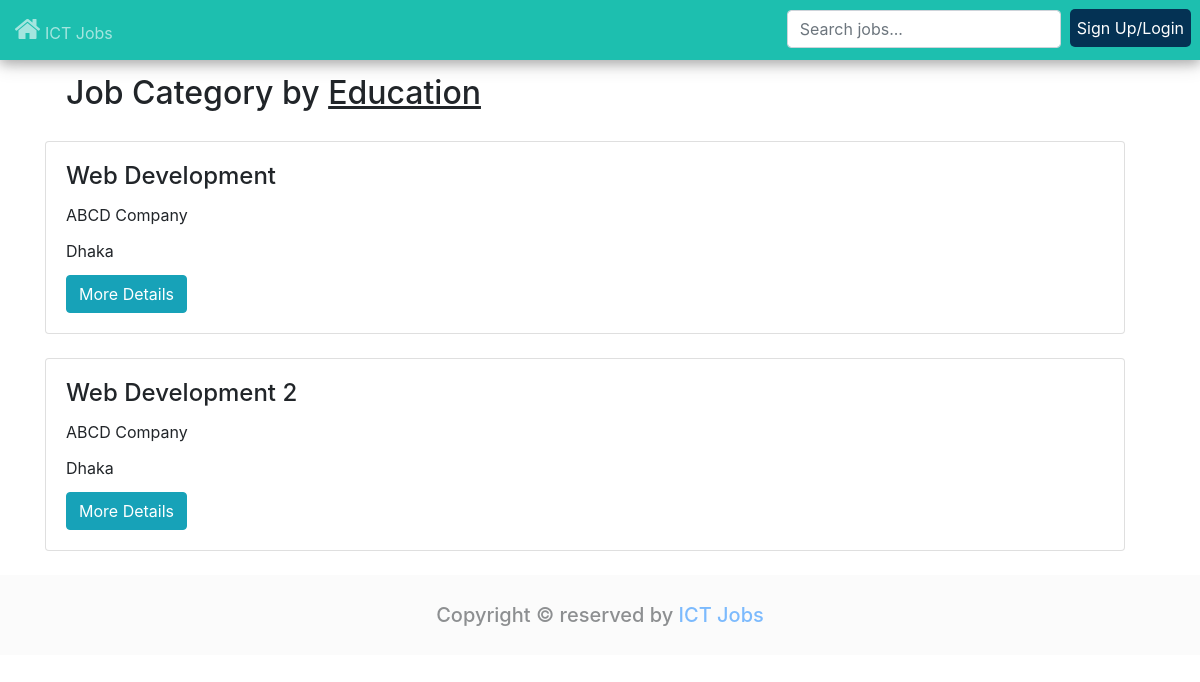
/job-search.php?id=2&&job-title=Education, run on the app's committed database.
### tables this page shows
CREATE TABLE `job_posted_by_companies` (
  `JobId` int(11) NOT NULL,
  `JobTitle` varchar(190) NOT NULL,
  `Vacancy` int(20) NOT NULL,
  `JobContext` varchar(700) NOT NULL,
  `JobResponsibility` varchar(700) NOT NULL,
  `EmploymentStatus` varchar(200) NOT NULL,
  `EducationalReq` varchar(400) NOT NULL,
  `ExperienceReq` varchar(700) NOT NULL,
  `AdditionalReq` varchar(700) NOT NULL,
  `JobLocation` varchar(600) NOT NULL,
  `Salary` varchar(100) NOT NULL,
  `OtherBenefit` varchar(600) NOT NULL,
  `CompanyId` int(11) NOT NULL,
  `CategoryId` int(11) NOT NULL,
  `PostedDate` date NOT NULL,
  `DeadLineDate` date NOT NULL,
  `ActiveStatus` tinyint(1) NOT NULL
);

CREATE TABLE `companies` (
  `CompanyId` int(11) NOT NULL,
  `CompanyName` varchar(100) NOT NULL,
  `Email` varchar(50) NOT NULL,
  `Address` varchar(500) NOT NULL,
  `IsActive` tinyint(1) NOT NULL,
  `PhoneNumber` varchar(120) DEFAULT NULL,
  `Password` varchar(500) NOT NULL
);

### Classes/database.php (called while the page is built, shortened)
<?php
class DB{
    public function __construct()
    {
        $servername = "localhost";
        $username = "root";
        $password = "";
        $dbname = "ict_job_db";
        $this->conn = new mysqli($servername, $username, $password, $dbname);
    }
}

### Classes/businessLogic.php (called while the page is built, shortened)
<?php
$filePath1 = '../Classes/database.php';
if(!file_exists($filePath1)){
    include_once './Classes/database.php';
}
class Gateway extends DB
{
    public function getPostedJobsByCategoryId($id)
    {
        $query = "SELECT * from companies join job_posted_by_companies on companies.CompanyId = job_posted_by_companies.companyId AND CategoryId = '$id'";
        return $this->executeQuery($query) ? $this->executeQuery($query) : $this->conn->error;
    }
    public function executeQuery($query){
        return mysqli_query($this->conn, $query);
    }
}

### job-search.php (the view)
<?php
include_once 'header.php';
include_once './Classes/businessLogic.php';
$id = $_GET['id'];
$title = $_GET['job-title'];
$gateway = new Gateway();
$queryRes = $gateway->getPostedJobsByCategoryId($id);
?>
<div class="container">
    <div class="row">
        <div class="col-md-12">
                <h2 class="alert">Job Category by <span style="text-decoration: underline;"><?php echo $title; ?></span></h2>
                <?php
                    while($job = mysqli_fetch_assoc($queryRes)){?>
                        <div class="card">
                            <div class="card-body">
                                <h4 class="card-title"><?php echo $job['JobTitle']; ?></h4>
                                <p class="card-title"><?php echo $job['CompanyName']; ?></p>
                                <p class="card-title"><?php echo $job['JobLocation']; ?></p>
                                <a href="./job-details.php?id=<?php echo $job['JobId'] ?>&& job-title=<?php echo $job['JobTitle']; ?>" class="btn btn-info">More Details</a>
                            </div>
                        </div>
                        <br>
                <?php
                    }
                ?>
        </div>
    </div>
</div>
<?php include_once './footer.php' ?>

### Assets/styles.css (style rules this page uses)
* { margin: 0; padding: 0; box-sizing: border-box; scroll-behavior: smooth; }
a, a:hover, a:focus { text-decoration: none; transition: .5s; }
.row { width: 100%; }

### data on the page
job_posted_by_companies: JobTitle "Web Development", CompanyId.CompanyName "ABCD Company", JobLocation "Dhaka"
job_posted_by_companies: JobTitle "Web Development 2", CompanyId.CompanyName "ABCD Company", JobLocation "Dhaka"

### other printed values
$title "Education"
